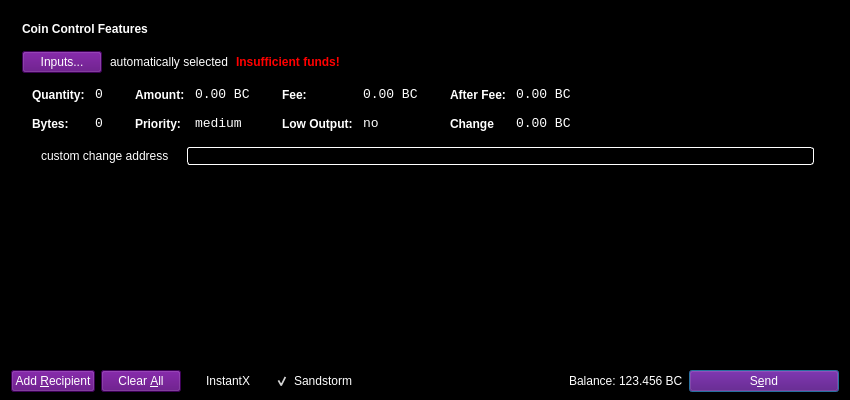
<?xml version="1.0" encoding="UTF-8"?>
<ui version="4.0">
 <class>SendCoinsDialog</class>
 <widget class="QDialog" name="SendCoinsDialog">
  <property name="geometry">
   <rect>
    <x>0</x>
    <y>0</y>
    <width>850</width>
    <height>400</height>
   </rect>
  </property>
  <property name="windowTitle">
   <string>Send Coins</string>
  </property>
  <property name="styleSheet">
   <string notr="true">color: rgb(255, 255, 255);
background-color: rgb(0, 0, 0);
alternate-background-color: rgb(0, 0, 0);</string>
  </property>
  <layout class="QVBoxLayout" name="verticalLayout" stretch="0,1,0">
   <property name="bottomMargin">
    <number>8</number>
   </property>
   <item>
    <widget class="QFrame" name="frameCoinControl">
     <property name="sizePolicy">
      <sizepolicy hsizetype="Expanding" vsizetype="Expanding">
       <horstretch>0</horstretch>
       <verstretch>0</verstretch>
      </sizepolicy>
     </property>
     <property name="maximumSize">
      <size>
       <width>16777215</width>
       <height>16777215</height>
      </size>
     </property>
     <property name="frameShape">
      <enum>QFrame::StyledPanel</enum>
     </property>
     <property name="frameShadow">
      <enum>QFrame::Sunken</enum>
     </property>
     <layout class="QVBoxLayout" name="verticalLayoutCoinControl2">
      <property name="spacing">
       <number>6</number>
      </property>
      <property name="leftMargin">
       <number>0</number>
      </property>
      <property name="topMargin">
       <number>0</number>
      </property>
      <property name="rightMargin">
       <number>0</number>
      </property>
      <property name="bottomMargin">
       <number>6</number>
      </property>
      <item>
       <layout class="QVBoxLayout" name="verticalLayoutCoinControl" stretch="0,0,0,0,1">
        <property name="spacing">
         <number>0</number>
        </property>
        <property name="leftMargin">
         <number>10</number>
        </property>
        <property name="topMargin">
         <number>10</number>
        </property>
        <item>
         <layout class="QHBoxLayout" name="horizontalLayoutCoinControl1">
          <property name="bottomMargin">
           <number>15</number>
          </property>
          <item>
           <widget class="QLabel" name="labelCoinControlFeatures">
            <property name="sizePolicy">
             <sizepolicy hsizetype="Preferred" vsizetype="Maximum">
              <horstretch>0</horstretch>
              <verstretch>0</verstretch>
             </sizepolicy>
            </property>
            <property name="font">
             <font>
              <weight>75</weight>
              <bold>true</bold>
             </font>
            </property>
            <property name="styleSheet">
             <string notr="true">font-weight:bold;</string>
            </property>
            <property name="text">
             <string>Coin Control Features</string>
            </property>
           </widget>
          </item>
         </layout>
        </item>
        <item>
         <layout class="QHBoxLayout" name="horizontalLayoutCoinControl2" stretch="0,0,0,0">
          <property name="spacing">
           <number>8</number>
          </property>
          <property name="bottomMargin">
           <number>10</number>
          </property>
          <item>
           <widget class="QPushButton" name="pushButtonCoinControl">
            <property name="styleSheet">
             <string notr="true">color: rgb(255, 255, 255);
gridline-color: rgb(251, 184, 5);
background-color: rgb(86, 0, 120);
alternate-background-color: rgb(86, 0, 120);
</string>
            </property>
            <property name="text">
             <string>Inputs...</string>
            </property>
           </widget>
          </item>
          <item>
           <widget class="QLabel" name="labelCoinControlAutomaticallySelected">
            <property name="text">
             <string>automatically selected</string>
            </property>
            <property name="margin">
             <number>5</number>
            </property>
           </widget>
          </item>
          <item>
           <widget class="QLabel" name="labelCoinControlInsuffFunds">
            <property name="font">
             <font>
              <weight>75</weight>
              <bold>true</bold>
             </font>
            </property>
            <property name="styleSheet">
             <string notr="true">color:red;font-weight:bold;</string>
            </property>
            <property name="text">
             <string>Insufficient funds!</string>
            </property>
            <property name="margin">
             <number>5</number>
            </property>
           </widget>
          </item>
          <item>
           <spacer name="horizontalSpacerCoinControl">
            <property name="orientation">
             <enum>Qt::Horizontal</enum>
            </property>
            <property name="sizeHint" stdset="0">
             <size>
              <width>40</width>
              <height>1</height>
             </size>
            </property>
           </spacer>
          </item>
         </layout>
        </item>
        <item>
         <widget class="QWidget" name="widgetCoinControl" native="true">
          <property name="sizePolicy">
           <sizepolicy hsizetype="Preferred" vsizetype="Preferred">
            <horstretch>0</horstretch>
            <verstretch>0</verstretch>
           </sizepolicy>
          </property>
          <property name="minimumSize">
           <size>
            <width>0</width>
            <height>0</height>
           </size>
          </property>
          <property name="styleSheet">
           <string notr="true"/>
          </property>
          <layout class="QHBoxLayout" name="horizontalLayoutCoinControl5">
           <property name="leftMargin">
            <number>0</number>
           </property>
           <property name="topMargin">
            <number>0</number>
           </property>
           <property name="rightMargin">
            <number>0</number>
           </property>
           <property name="bottomMargin">
            <number>0</number>
           </property>
           <item>
            <layout class="QHBoxLayout" name="horizontalLayoutCoinControl3" stretch="0,0,0,1">
             <property name="spacing">
              <number>20</number>
             </property>
             <property name="topMargin">
              <number>0</number>
             </property>
             <property name="bottomMargin">
              <number>10</number>
             </property>
             <item>
              <layout class="QFormLayout" name="formLayoutCoinControl1">
               <property name="horizontalSpacing">
                <number>10</number>
               </property>
               <property name="verticalSpacing">
                <number>14</number>
               </property>
               <property name="leftMargin">
                <number>10</number>
               </property>
               <property name="topMargin">
                <number>4</number>
               </property>
               <property name="rightMargin">
                <number>6</number>
               </property>
               <item row="0" column="0">
                <widget class="QLabel" name="labelCoinControlQuantityText">
                 <property name="styleSheet">
                  <string notr="true">font-weight:bold;</string>
                 </property>
                 <property name="text">
                  <string>Quantity:</string>
                 </property>
                 <property name="margin">
                  <number>0</number>
                 </property>
                </widget>
               </item>
               <item row="0" column="1">
                <widget class="QLabel" name="labelCoinControlQuantity">
                 <property name="font">
                  <font>
                   <family>Monospace</family>
                   <pointsize>10</pointsize>
                  </font>
                 </property>
                 <property name="cursor">
                  <cursorShape>IBeamCursor</cursorShape>
                 </property>
                 <property name="contextMenuPolicy">
                  <enum>Qt::ActionsContextMenu</enum>
                 </property>
                 <property name="text">
                  <string>0</string>
                 </property>
                 <property name="margin">
                  <number>0</number>
                 </property>
                 <property name="textInteractionFlags">
                  <set>Qt::LinksAccessibleByMouse|Qt::TextSelectableByKeyboard|Qt::TextSelectableByMouse</set>
                 </property>
                </widget>
               </item>
               <item row="1" column="0">
                <widget class="QLabel" name="labelCoinControlBytesText">
                 <property name="styleSheet">
                  <string notr="true">font-weight:bold;</string>
                 </property>
                 <property name="text">
                  <string>Bytes:</string>
                 </property>
                </widget>
               </item>
               <item row="1" column="1">
                <widget class="QLabel" name="labelCoinControlBytes">
                 <property name="font">
                  <font>
                   <family>Monospace</family>
                   <pointsize>10</pointsize>
                  </font>
                 </property>
                 <property name="cursor">
                  <cursorShape>IBeamCursor</cursorShape>
                 </property>
                 <property name="contextMenuPolicy">
                  <enum>Qt::ActionsContextMenu</enum>
                 </property>
                 <property name="text">
                  <string>0</string>
                 </property>
                 <property name="textInteractionFlags">
                  <set>Qt::LinksAccessibleByMouse|Qt::TextSelectableByKeyboard|Qt::TextSelectableByMouse</set>
                 </property>
                </widget>
               </item>
              </layout>
             </item>
             <item>
              <layout class="QFormLayout" name="formLayoutCoinControl2">
               <property name="horizontalSpacing">
                <number>10</number>
               </property>
               <property name="verticalSpacing">
                <number>14</number>
               </property>
               <property name="leftMargin">
                <number>6</number>
               </property>
               <property name="topMargin">
                <number>4</number>
               </property>
               <property name="rightMargin">
                <number>6</number>
               </property>
               <item row="0" column="0">
                <widget class="QLabel" name="labelCoinControlAmountText">
                 <property name="styleSheet">
                  <string notr="true">font-weight:bold;</string>
                 </property>
                 <property name="text">
                  <string>Amount:</string>
                 </property>
                 <property name="margin">
                  <number>0</number>
                 </property>
                </widget>
               </item>
               <item row="0" column="1">
                <widget class="QLabel" name="labelCoinControlAmount">
                 <property name="font">
                  <font>
                   <family>Monospace</family>
                   <pointsize>10</pointsize>
                  </font>
                 </property>
                 <property name="cursor">
                  <cursorShape>IBeamCursor</cursorShape>
                 </property>
                 <property name="contextMenuPolicy">
                  <enum>Qt::ActionsContextMenu</enum>
                 </property>
                 <property name="text">
                  <string>0.00 BC</string>
                 </property>
                 <property name="textInteractionFlags">
                  <set>Qt::LinksAccessibleByMouse|Qt::TextSelectableByKeyboard|Qt::TextSelectableByMouse</set>
                 </property>
                </widget>
               </item>
               <item row="1" column="0">
                <widget class="QLabel" name="labelCoinControlPriorityText">
                 <property name="styleSheet">
                  <string notr="true">font-weight:bold;</string>
                 </property>
                 <property name="text">
                  <string>Priority:</string>
                 </property>
                </widget>
               </item>
               <item row="1" column="1">
                <widget class="QLabel" name="labelCoinControlPriority">
                 <property name="font">
                  <font>
                   <family>Monospace</family>
                   <pointsize>10</pointsize>
                  </font>
                 </property>
                 <property name="cursor">
                  <cursorShape>IBeamCursor</cursorShape>
                 </property>
                 <property name="contextMenuPolicy">
                  <enum>Qt::ActionsContextMenu</enum>
                 </property>
                 <property name="text">
                  <string>medium</string>
                 </property>
                 <property name="textInteractionFlags">
                  <set>Qt::LinksAccessibleByMouse|Qt::TextSelectableByKeyboard|Qt::TextSelectableByMouse</set>
                 </property>
                </widget>
               </item>
              </layout>
             </item>
             <item>
              <layout class="QFormLayout" name="formLayoutCoinControl3">
               <property name="horizontalSpacing">
                <number>10</number>
               </property>
               <property name="verticalSpacing">
                <number>14</number>
               </property>
               <property name="leftMargin">
                <number>6</number>
               </property>
               <property name="topMargin">
                <number>4</number>
               </property>
               <property name="rightMargin">
                <number>6</number>
               </property>
               <item row="0" column="0">
                <widget class="QLabel" name="labelCoinControlFeeText">
                 <property name="styleSheet">
                  <string notr="true">font-weight:bold;</string>
                 </property>
                 <property name="text">
                  <string>Fee:</string>
                 </property>
                 <property name="margin">
                  <number>0</number>
                 </property>
                </widget>
               </item>
               <item row="0" column="1">
                <widget class="QLabel" name="labelCoinControlFee">
                 <property name="font">
                  <font>
                   <family>Monospace</family>
                   <pointsize>10</pointsize>
                  </font>
                 </property>
                 <property name="cursor">
                  <cursorShape>IBeamCursor</cursorShape>
                 </property>
                 <property name="contextMenuPolicy">
                  <enum>Qt::ActionsContextMenu</enum>
                 </property>
                 <property name="text">
                  <string>0.00 BC</string>
                 </property>
                 <property name="textInteractionFlags">
                  <set>Qt::LinksAccessibleByMouse|Qt::TextSelectableByKeyboard|Qt::TextSelectableByMouse</set>
                 </property>
                </widget>
               </item>
               <item row="1" column="0">
                <widget class="QLabel" name="labelCoinControlLowOutputText">
                 <property name="styleSheet">
                  <string notr="true">font-weight:bold;</string>
                 </property>
                 <property name="text">
                  <string>Low Output:</string>
                 </property>
                </widget>
               </item>
               <item row="1" column="1">
                <widget class="QLabel" name="labelCoinControlLowOutput">
                 <property name="font">
                  <font>
                   <family>Monospace</family>
                   <pointsize>10</pointsize>
                  </font>
                 </property>
                 <property name="cursor">
                  <cursorShape>IBeamCursor</cursorShape>
                 </property>
                 <property name="contextMenuPolicy">
                  <enum>Qt::ActionsContextMenu</enum>
                 </property>
                 <property name="text">
                  <string>no</string>
                 </property>
                 <property name="textInteractionFlags">
                  <set>Qt::LinksAccessibleByMouse|Qt::TextSelectableByKeyboard|Qt::TextSelectableByMouse</set>
                 </property>
                </widget>
               </item>
              </layout>
             </item>
             <item>
              <layout class="QFormLayout" name="formLayoutCoinControl4">
               <property name="horizontalSpacing">
                <number>10</number>
               </property>
               <property name="verticalSpacing">
                <number>14</number>
               </property>
               <property name="leftMargin">
                <number>6</number>
               </property>
               <property name="topMargin">
                <number>4</number>
               </property>
               <property name="rightMargin">
                <number>6</number>
               </property>
               <item row="0" column="0">
                <widget class="QLabel" name="labelCoinControlAfterFeeText">
                 <property name="styleSheet">
                  <string notr="true">font-weight:bold;</string>
                 </property>
                 <property name="text">
                  <string>After Fee:</string>
                 </property>
                 <property name="margin">
                  <number>0</number>
                 </property>
                </widget>
               </item>
               <item row="0" column="1">
                <widget class="QLabel" name="labelCoinControlAfterFee">
                 <property name="font">
                  <font>
                   <family>Monospace</family>
                   <pointsize>10</pointsize>
                  </font>
                 </property>
                 <property name="cursor">
                  <cursorShape>IBeamCursor</cursorShape>
                 </property>
                 <property name="contextMenuPolicy">
                  <enum>Qt::ActionsContextMenu</enum>
                 </property>
                 <property name="text">
                  <string>0.00 BC</string>
                 </property>
                 <property name="textInteractionFlags">
                  <set>Qt::LinksAccessibleByMouse|Qt::TextSelectableByKeyboard|Qt::TextSelectableByMouse</set>
                 </property>
                </widget>
               </item>
               <item row="1" column="0">
                <widget class="QLabel" name="labelCoinControlChangeText">
                 <property name="styleSheet">
                  <string notr="true">font-weight:bold;</string>
                 </property>
                 <property name="text">
                  <string>Change</string>
                 </property>
                </widget>
               </item>
               <item row="1" column="1">
                <widget class="QLabel" name="labelCoinControlChange">
                 <property name="font">
                  <font>
                   <family>Monospace</family>
                   <pointsize>10</pointsize>
                  </font>
                 </property>
                 <property name="cursor">
                  <cursorShape>IBeamCursor</cursorShape>
                 </property>
                 <property name="contextMenuPolicy">
                  <enum>Qt::ActionsContextMenu</enum>
                 </property>
                 <property name="text">
                  <string>0.00 BC</string>
                 </property>
                 <property name="textInteractionFlags">
                  <set>Qt::LinksAccessibleByMouse|Qt::TextSelectableByKeyboard|Qt::TextSelectableByMouse</set>
                 </property>
                </widget>
               </item>
              </layout>
             </item>
            </layout>
           </item>
          </layout>
         </widget>
        </item>
        <item>
         <layout class="QHBoxLayout" name="horizontalLayoutCoinControl4" stretch="0,0,0">
          <property name="spacing">
           <number>12</number>
          </property>
          <property name="sizeConstraint">
           <enum>QLayout::SetDefaultConstraint</enum>
          </property>
          <property name="topMargin">
           <number>5</number>
          </property>
          <property name="rightMargin">
           <number>5</number>
          </property>
          <item>
           <widget class="QCheckBox" name="checkBoxCoinControlChange">
            <property name="text">
             <string>custom change address</string>
            </property>
           </widget>
          </item>
          <item>
           <widget class="QLineEdit" name="lineEditCoinControlChange">
            <property name="enabled">
             <bool>false</bool>
            </property>
            <property name="sizePolicy">
             <sizepolicy hsizetype="Expanding" vsizetype="Fixed">
              <horstretch>0</horstretch>
              <verstretch>0</verstretch>
             </sizepolicy>
            </property>
            <property name="styleSheet">
             <string notr="true">background: rgb(0,0,0); color: rgb(255,255,255); border: 1px inset white; border-radius: 3px; margin: 0px;</string>
            </property>
           </widget>
          </item>
          <item>
           <widget class="QLabel" name="labelCoinControlChangeLabel">
            <property name="sizePolicy">
             <sizepolicy hsizetype="Preferred" vsizetype="Expanding">
              <horstretch>0</horstretch>
              <verstretch>0</verstretch>
             </sizepolicy>
            </property>
            <property name="minimumSize">
             <size>
              <width>0</width>
              <height>0</height>
             </size>
            </property>
            <property name="text">
             <string/>
            </property>
            <property name="margin">
             <number>3</number>
            </property>
           </widget>
          </item>
         </layout>
        </item>
        <item>
         <spacer name="verticalSpacerCoinControl">
          <property name="orientation">
           <enum>Qt::Vertical</enum>
          </property>
          <property name="sizeHint" stdset="0">
           <size>
            <width>800</width>
            <height>1</height>
           </size>
          </property>
         </spacer>
        </item>
       </layout>
      </item>
     </layout>
    </widget>
   </item>
   <item>
    <widget class="QScrollArea" name="scrollArea">
     <property name="widgetResizable">
      <bool>true</bool>
     </property>
     <widget class="QWidget" name="scrollAreaWidgetContents">
      <property name="geometry">
       <rect>
        <x>0</x>
        <y>0</y>
        <width>830</width>
        <height>156</height>
       </rect>
      </property>
      <layout class="QVBoxLayout" name="verticalLayout_2">
       <property name="leftMargin">
        <number>0</number>
       </property>
       <property name="topMargin">
        <number>0</number>
       </property>
       <property name="rightMargin">
        <number>0</number>
       </property>
       <property name="bottomMargin">
        <number>0</number>
       </property>
       <item>
        <layout class="QVBoxLayout" name="entries">
         <property name="spacing">
          <number>6</number>
         </property>
        </layout>
       </item>
       <item>
        <spacer name="verticalSpacer">
         <property name="orientation">
          <enum>Qt::Vertical</enum>
         </property>
         <property name="sizeHint" stdset="0">
          <size>
           <width>17</width>
           <height>37</height>
          </size>
         </property>
        </spacer>
       </item>
      </layout>
     </widget>
    </widget>
   </item>
   <item>
    <layout class="QHBoxLayout" name="horizontalLayout">
     <item>
      <widget class="QPushButton" name="addButton">
       <property name="toolTip">
        <string>Send to multiple recipients at once</string>
       </property>
       <property name="styleSheet">
        <string notr="true">color: rgb(255, 255, 255);
gridline-color: rgb(251, 184, 5);
background-color: rgb(86, 0, 120);
alternate-background-color: rgb(86, 0, 120);
</string>
       </property>
       <property name="text">
        <string>Add &amp;Recipient</string>
       </property>
       <property name="autoDefault">
        <bool>false</bool>
       </property>
      </widget>
     </item>
     <item>
      <widget class="QPushButton" name="clearButton">
       <property name="sizePolicy">
        <sizepolicy hsizetype="Minimum" vsizetype="Fixed">
         <horstretch>0</horstretch>
         <verstretch>0</verstretch>
        </sizepolicy>
       </property>
       <property name="toolTip">
        <string>Remove all transaction fields</string>
       </property>
       <property name="styleSheet">
        <string notr="true">color: rgb(255, 255, 255);
gridline-color: rgb(251, 184, 5);
background-color: rgb(86, 0, 120);
alternate-background-color: rgb(86, 0, 120);
</string>
       </property>
       <property name="text">
        <string>Clear &amp;All</string>
       </property>
       <property name="autoRepeatDelay">
        <number>300</number>
       </property>
       <property name="autoDefault">
        <bool>false</bool>
       </property>
      </widget>
     </item>
     <item>
      <layout class="QHBoxLayout" name="horizontalLayout_2">
       <property name="spacing">
        <number>3</number>
       </property>
       <item>
        <widget class="QCheckBox" name="checkInstantX">
         <property name="enabled">
          <bool>true</bool>
         </property>
         <property name="minimumSize">
          <size>
           <width>85</width>
           <height>0</height>
          </size>
         </property>
         <property name="text">
          <string>InstantX</string>
         </property>
        </widget>
       </item>
       <item>
        <widget class="QCheckBox" name="checkUseSandstorm">
         <property name="minimumSize">
          <size>
           <width>95</width>
           <height>0</height>
          </size>
         </property>
         <property name="text">
          <string>Sandstorm</string>
         </property>
         <property name="checked">
          <bool>true</bool>
         </property>
        </widget>
       </item>
       <item>
        <spacer name="horizontalSpacer">
         <property name="orientation">
          <enum>Qt::Horizontal</enum>
         </property>
         <property name="sizeHint" stdset="0">
          <size>
           <width>40</width>
           <height>20</height>
          </size>
         </property>
        </spacer>
       </item>
       <item>
        <widget class="QLabel" name="label">
         <property name="sizePolicy">
          <sizepolicy hsizetype="Preferred" vsizetype="Fixed">
           <horstretch>0</horstretch>
           <verstretch>0</verstretch>
          </sizepolicy>
         </property>
         <property name="text">
          <string>&lt;html&gt;&lt;head/&gt;&lt;body&gt;&lt;p&gt;&lt;span style=&quot; color:#ffffff;&quot;&gt;Balance:&lt;/span&gt;&lt;/p&gt;&lt;/body&gt;&lt;/html&gt;</string>
         </property>
        </widget>
       </item>
       <item>
        <widget class="QLabel" name="labelBalance">
         <property name="sizePolicy">
          <sizepolicy hsizetype="Preferred" vsizetype="Fixed">
           <horstretch>0</horstretch>
           <verstretch>0</verstretch>
          </sizepolicy>
         </property>
         <property name="cursor">
          <cursorShape>IBeamCursor</cursorShape>
         </property>
         <property name="text">
          <string>&lt;html&gt;&lt;head/&gt;&lt;body&gt;&lt;p&gt;&lt;span style=&quot; color:#ffffff;&quot;&gt;123.456 BC&lt;/span&gt;&lt;/p&gt;&lt;/body&gt;&lt;/html&gt;</string>
         </property>
         <property name="textInteractionFlags">
          <set>Qt::LinksAccessibleByMouse|Qt::TextSelectableByKeyboard|Qt::TextSelectableByMouse</set>
         </property>
        </widget>
       </item>
      </layout>
     </item>
     <item>
      <widget class="QPushButton" name="sendButton">
       <property name="minimumSize">
        <size>
         <width>150</width>
         <height>0</height>
        </size>
       </property>
       <property name="toolTip">
        <string>Confirm the send action</string>
       </property>
       <property name="styleSheet">
        <string notr="true">color: rgb(255, 255, 255);
gridline-color: rgb(251, 184, 5);
background-color: rgb(86, 0, 120);
alternate-background-color: rgb(86, 0, 120);
</string>
       </property>
       <property name="text">
        <string>S&amp;end</string>
       </property>
       <property name="icon">
        <iconset resource="../darksilk.qrc">
         <normaloff>:/icons/send</normaloff>:/icons/send</iconset>
       </property>
       <property name="default">
        <bool>true</bool>
       </property>
      </widget>
     </item>
    </layout>
   </item>
  </layout>
  <zorder>frameCoinControl</zorder>
  <zorder>scrollArea</zorder>
  <zorder>verticalSpacer</zorder>
 </widget>
 <resources>
  <include location="../darksilk.qrc"/>
 </resources>
 <connections/>
</ui>
